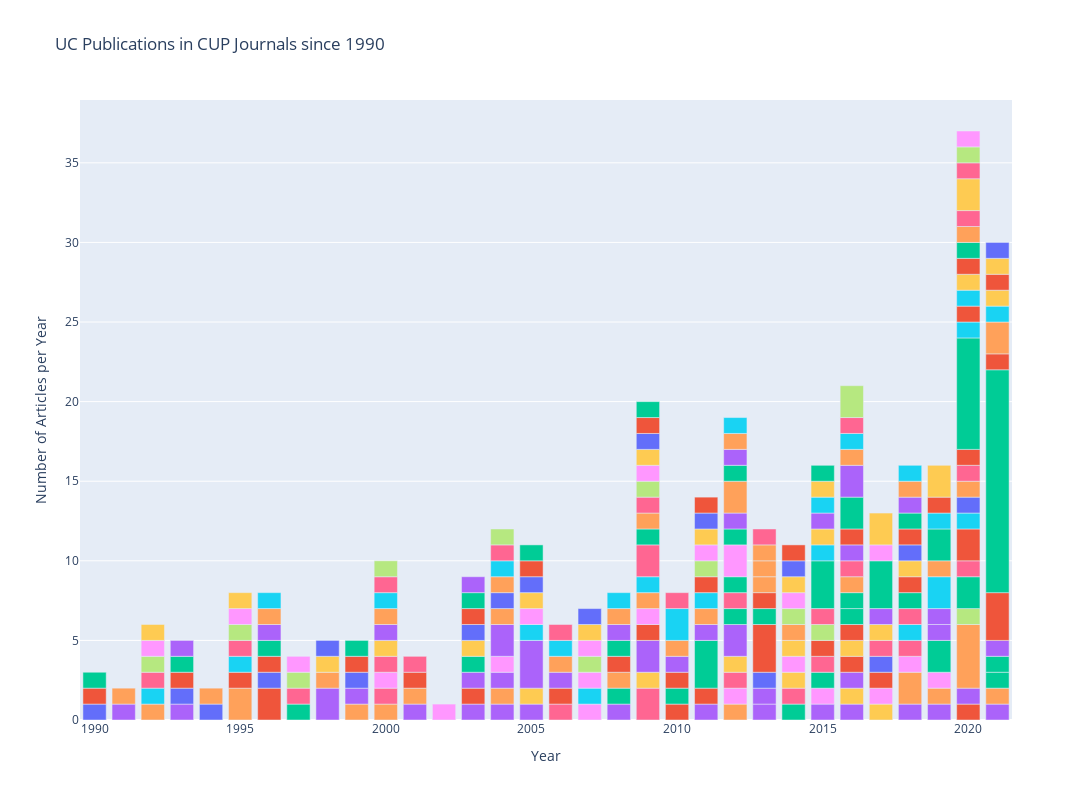

Notebook cell for this chart:
### Markdown cell above
## Run the below box to see the number of publications per year colored by journal title. 
Hover over the colored stacks to see the journal title and number of publications per year per journal. You can select ranges by dragging over an area. Double click to go back to default view.

### Code cell
publications_per_year_and_journal = new_df2.groupby(["year","journal.title"],as_index=False).size()
fig_test2 = px.bar(publications_per_year_and_journal, x="year", y="size", width=1200, height=800,
                   color="journal.title", title="UC Publications in CUP Journals since 1990",
                  labels=dict(size="Number of Articles per Year", year="Year"))

fig_test2.update_layout(showlegend=False)
fig_test2.show()
